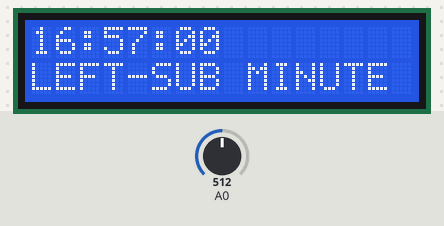
This sketch was run on a simulated Arduino Uno, built with avr-gcc and run on an emulated ATmega328P. On the bench: 16×2 character LCD. The inputs (shaded band) are chosen by the test bench; at power-on: A0 = 512. What the sketch prints to the serial monitor is not drawn.

Above: at 4.2 s.
4.3 s: A0 set to 591
5.8 s: A0 set to 618
At 7.2 s:
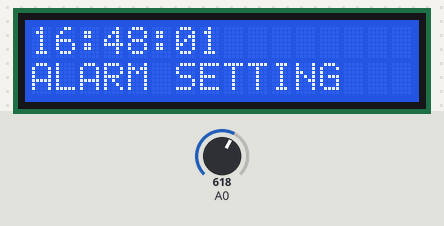
8.8 s: A0 set to 793
10.3 s: A0 set to 814
At 12.1 s:
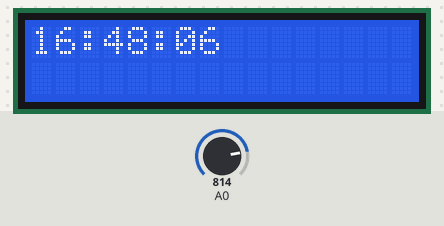
13.3 s: A0 set to 390
At 13.44 s:
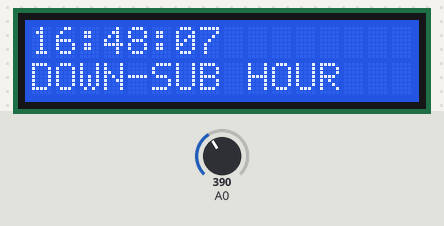
15.4 s: A0 set to 190
At 15.5 s:
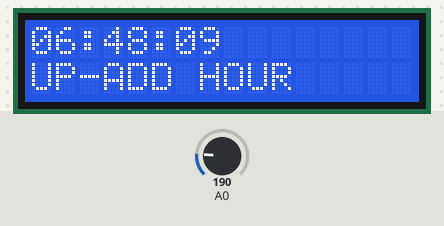
Timing chart, 0 to 18.4 s (numbered marks = the images above; inputs shaded):
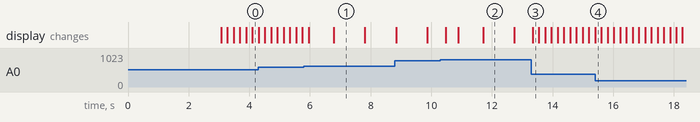

Measured:
- the behaviour switches between 599 and 600 on A0 (found by bisection; images 0 and 1)
- the behaviour switches between 799 and 800 on A0 (found by bisection; images 1 and 2)
- after the input at 5.8 s, the display: first changes after 0.16 s (image 1 shows a later state)
- after the input at 10.3 s, the display: first changes after 0.19 s (image 2 shows a later state)
- after the input at 13.3 s, the display: changes after 0.05 s (image 3)
- after the input at 15.4 s, the display: changes at once (image 4)
- what the display in image 1 shows lasts 1.0 s, from 6.8 s to 7.8 s

The sketch:

flux-clock.ino
```cpp
#include <LiquidCrystal.h>

// Time tracking using millis()
unsigned long timeMillis = millis();
long setTimeMillis = 0;
unsigned int hours = 0;
unsigned int minutes = 0;
unsigned int seconds = 0;

// Define constants for key representations
const int KEY_RIGHT = 0;
const int KEY_UP = 1;
const int KEY_DOWN = 2;
const int KEY_LEFT = 3;
const int KEY_SELECT = 4;
const int KEY_NONE = 5;

// Select button hold time
unsigned long holdTime = 0;

// Start the LiquidCrystal library on the pins used by the shield
LiquidCrystal lcd(8, 9, 4, 5, 6, 7);

// Handle the keys on the shield
int getKey() {
  int analogValue = analogRead(A0);
  Serial.println(analogValue);  // Debugging

  // The shield runs on analog values for the different buttons
  if (analogValue < 50) return KEY_RIGHT;
  else if (analogValue < 200) return KEY_UP;
  else if (analogValue < 400) return KEY_DOWN;
  else if (analogValue < 600) return KEY_LEFT;
  else if (analogValue < 800) return KEY_SELECT;
  else return KEY_NONE;
}

const unsigned long millisPerSecond = 1000;
const unsigned long millisPerMinute = 60000;
const unsigned long millisPerHour = 3600000;
const unsigned long millisPerDay = 86400000;

// Recompute hours/minutes/seconds from millis() plus the user-set offset
void updateTime() {
  // Using % (mod) drops in chunks of 60 (minutes or hours) to only count remaining bits
  // mod by a day first so the clock rolls over at midnight instead of running past 24h
  timeMillis = (millis() + setTimeMillis) % millisPerDay;
  hours = timeMillis / millisPerHour;             // whole hours elapsed today
  minutes = (timeMillis / millisPerMinute) % 60;  // drop already-counted hours, keep 0-59
  seconds = (timeMillis / millisPerSecond) % 60;  // drop already-counted minutes, keep 0-59
}

// Recompute hours/minutes/seconds from millis() plus the user-set offset
void resetSeconds() {
  // Using % (mod) drops in chunks of 60 (minutes or hours) to only count remaining bits
  // mod by a day first so the clock rolls over at midnight instead of running past 24h
  timeMillis = (millis() + setTimeMillis) % millisPerDay;
  int temp_seconds = (timeMillis / millisPerSecond) % 60;  // drop already-counted minutes, keep 0-59
  // Reset the seconds count
  setTimeMillis -= temp_seconds * millisPerSecond;
}

void resetHoldTime() {
  holdTime = 0;
}

void setup() {
  Serial.begin(9600);
  Serial.println("Started");  // Debugging

  lcd.begin(16, 2);
  lcd.print("Hello!");
  delay(3000);
}

bool changingAlarm = false;

void loop() {
  updateTime();

  char timeFormatted[9];  // "HH:MM:SS" + null terminator
  sprintf(timeFormatted, "%02u:%02u:%02u", hours, minutes, seconds);  // zero-pad each field to 2 digits

  lcd.clear();
  lcd.setCursor(0, 0);
  lcd.print(timeFormatted);  // row 1: clock

  int key = getKey();

  lcd.setCursor(0, 1);  // row 2: which button (if any) is pressed
  switch (key) {
    case KEY_RIGHT:
      resetHoldTime();
      // Tell what we are changing
      lcd.print("RIGHT-ADD MINUTE");
      // Adjust the offset by one minute
      setTimeMillis += millisPerMinute;
      // Reset the seconds counter
      resetSeconds();
      // Loop again
      break;
    case KEY_UP:
      resetHoldTime();
      // Tell what we are changing
      lcd.print("UP-ADD HOUR");
      // Adjust the offset by the time in an hour
      setTimeMillis += millisPerHour;
      break;
    case KEY_DOWN:
      resetHoldTime();
      // Print what we are changing
      lcd.print("DOWN-SUB HOUR");
      // Adjust the offset by the time in an hour
      setTimeMillis -= millisPerHour;
      break;
    case KEY_LEFT:
      resetHoldTime();
      // Tell what we are changing
      lcd.print("LEFT-SUB MINUTE");
      // Remove 60,000 ms (one minute)
      setTimeMillis -= millisPerMinute;
      // Reset the seconds counter
      resetSeconds();
      // Loop
      break;
    case KEY_SELECT:
      // Check if the button was held for 2 seconds or more
      if (millis() - holdTime >= 2000)
      {
        // Tell the person their holding was successful
        lcd.print("ALARM SETTING");
        // Flag to the other functions that the next moves should change the alarm
        changingAlarm = true;
        // Reset the hold time
        holdTime = 0;
        // Loop
        break;
      } else if (holdTime == 0)
      {
        // Prepare the holdTime
        holdTime = millis();
        lcd.print("SET ALARM?");
        break;
      }
      break;
    default:
      // Clear the hold attempt

      // Leave the bottom row empty
      break;
  }

  delay(200);
}
```
